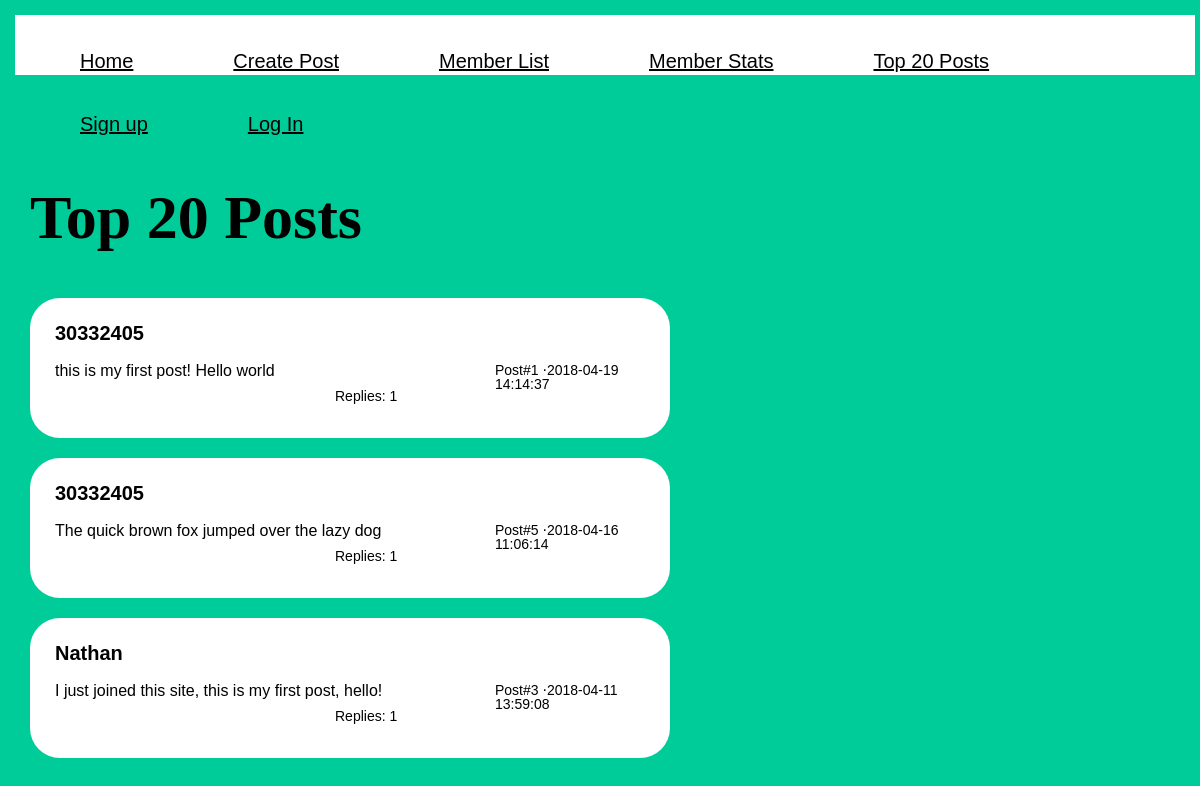
Screenshot of /top20posts.php with the database file from the repository.
### tables this page shows
CREATE TABLE IF NOT EXISTS `post` (
  `id` int(11) NOT NULL AUTO_INCREMENT,
  `user_id` int(11) NOT NULL,
  `post_date` datetime NOT NULL,
  `in_reply_to` int(11) DEFAULT NULL,
  `text` varchar(160) NOT NULL,
  PRIMARY KEY (`id`),
  KEY `in_reply_to` (`in_reply_to`),
  KEY `user_id` (`user_id`)
);

CREATE TABLE IF NOT EXISTS `user` (
  `id` int(11) NOT NULL AUTO_INCREMENT,
  `name` varchar(50) NOT NULL,
  `email` varchar(50) NOT NULL,
  `password` varchar(225) NOT NULL,
  PRIMARY KEY (`id`)
);

### top20posts.php (the view, shortened to what this page needs)
<?php
require_once "include/config.php";
?>
<!DOCTYPE html>
<html>
<head>
		<link rel="stylesheet" type="text/css" href="css/style.css">
</head>
<body>
	<?php include_once "include/nav.php";?>
		<section>
			<div class="main-wrapper">
				<h1>Top 20 Posts</h1>
				<div class="post-wrapper">
				<?php
					if (!$conn){
						$error = mysqli_connect_error();
						$errno = mysqli_connect_errno();
						print "$errno: $error\n";
						exit();
					}else{
						$query = 'SELECT p2.post_date, u.name, p2.text, COUNT(p.in_reply_to) AS replies, p2.id
						FROM post p
                        INNER JOIN
                        post p2
                        ON
                        p.in_reply_to = p2.id
						INNER JOIN
						user u
						ON
						p2.user_id = u.id
						GROUP BY p.in_reply_to
						ORDER BY replies DESC LIMIT 20';
						if($result = mysqli_query($conn, $query)){
							while($row = mysqli_fetch_assoc($result)){
								echo '<div class="post-content" id="', $row['id'],'">';
								echo '<h3 class="post-name">', $row['name'], '</h3>';
								echo '<span>Post#', $row['id'],'  &sdot;', $row['post_date'],'</span>';
								echo '<p class="post-text">', $row['text'], '</p>';
								echo '<span class="replyCount">Replies: '. $row['replies'] . '</span>';
								echo '</div>';
							}
						}else{
							echo "failed to set result";
						}
					}
					?>
			</div>
		</section>
</body>
</html>

### css/style.css (style rules this page uses)
html, body, div, span, object, iframe, h1, h2, h3, h4, h5, h6, p, blockquote, pre, abbr, address, cite, code, del, dfn, em, img, ins, kbd, q, samp, small, strong, sub, sup, var, b, i, dl, dt, dd, ol, ul, li, fieldset, form, label, legend, table, caption, tbody, tfoot, thead, tr, th, td, article, aside, canvas, details, figcaption, figure, footer, header, hgroup, menu, nav, section, summary, time, mark, audio, video { margin:0; padding:5px; border:0; outline:0; font-size:100%; vertical-align:baseline; background:transparent; }
body { line-height:1; }
article,aside,details,figcaption,figure, footer,header,hgroup,menu,nav,section { display:block; }
body { background-color: #00cc99; }
.main-wrapper { margin: auto; float: left; }
.main-wrapper h1 { margin: 10px auto; font-size:62px; padding:10px; }
.main-wrapper .post-wrapper { padding: 10px; }
.main-wrapper .post-wrapper .post-content { border-radius: 30px; background-color: white; padding: 20px; width: 600px; height: 100px; margin:20px auto; font-family:arial; }
.main-wrapper .post-wrapper .post-content span { font-size:14px; float:right; width: 150px; }
.main-wrapper .post-wrapper .post-content h3 { font-size:20px; margin-bottom: 10px; }
.main-wrapper .post-wrapper .post-content p { width:60%; }
.replyCount { float: right; }

### rows the page displays
post: user.name "30332405", id "1", post_date "2018-04-19 14:14:37", text "this is my first post! Hello world", replies "1"
post: user.name "30332405", id "5", post_date "2018-04-16 11:06:14", text "The quick brown fox jumped over the lazy dog", replies "1"
post: user.name "Nathan", id "3", post_date "2018-04-11 13:59:08", text "I just joined this site, this is my first post, hello!", replies "1"
